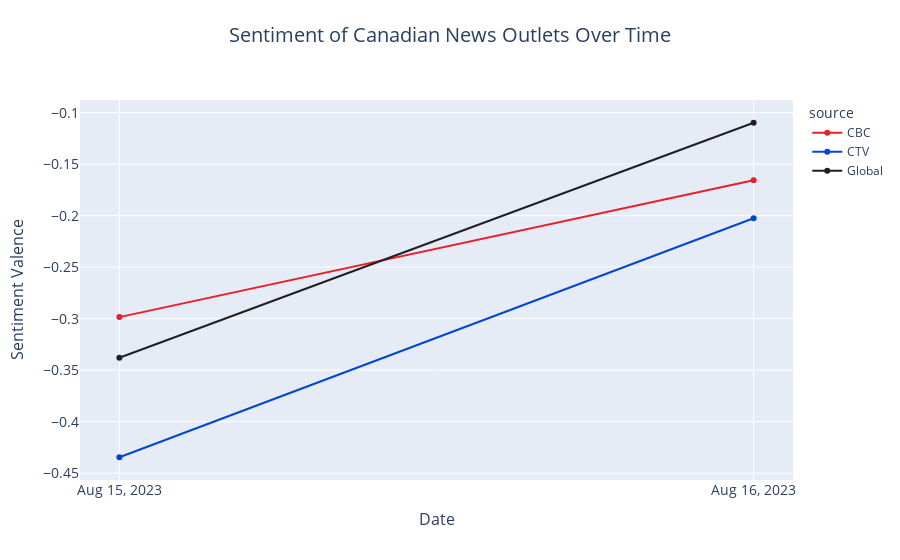

Write notebook code for a chart like this one.
### Code cell
import plotly.express as px

# Assuming you already have your grouped_df_10 defined
fig = px.line(grouped_df_10, x = 'date_str', y = 'chosen_label_val', color = 'source',
              color_discrete_map = {"CBC": "#EC1D2D", "CTV": "#0046D4", "Global": "#231F20"},
              title = "Sentiment Valency over Time", markers = True)

# Updating layout with font sizes and title position
fig.update_layout(
    title = {
        'text': "Sentiment of Canadian News Outlets Over Time",
        'y':0.95,
        'x':0.5,
        'xanchor': 'center',
        'yanchor': 'top',
        'font': {
            'size': 20  # or any desired font size
        }
    },
    xaxis_title = "Date",
    xaxis_title_font_size = 16,  # or any desired font size
    xaxis_tickfont_size = 14,  # or any desired font size
    yaxis_title = "Sentiment Valence",
    yaxis_title_font_size = 16,  # or any desired font size
    yaxis_tickfont_size = 14   # or any desired font size
)

fig.show()

### Figure 1 — Plotly figure (JSON) as saved in the notebook; plotly's stock layout.template omitted (floating-point values rounded to 4 significant figures)
{"data": [{"hovertemplate": "source=CBC<br>date_str=%{x}<br>chosen_label_val=%{y}<extra></extra>", "legendgroup": "CBC", "line": {"color": "#EC1D2D", "dash": "solid"}, "marker": {"symbol": "circle"}, "mode": "lines+markers", "name": "CBC", "orientation": "v", "showlegend": true, "type": "scatter", "x": ["Aug 15, 2023", "Aug 16, 2023"], "xaxis": "x", "y": [-0.2985, -0.1656], "yaxis": "y"}, {"hovertemplate": "source=CTV<br>date_str=%{x}<br>chosen_label_val=%{y}<extra></extra>", "legendgroup": "CTV", "line": {"color": "#0046D4", "dash": "solid"}, "marker": {"symbol": "circle"}, "mode": "lines+markers", "name": "CTV", "orientation": "v", "showlegend": true, "type": "scatter", "x": ["Aug 15, 2023", "Aug 16, 2023"], "xaxis": "x", "y": [-0.4346, -0.2025], "yaxis": "y"}, {"hovertemplate": "source=Global<br>date_str=%{x}<br>chosen_label_val=%{y}<extra></extra>", "legendgroup": "Global", "line": {"color": "#231F20", "dash": "solid"}, "marker": {"symbol": "circle"}, "mode": "lines+markers", "name": "Global", "orientation": "v", "showlegend": true, "type": "scatter", "x": ["Aug 15, 2023", "Aug 16, 2023"], "xaxis": "x", "y": [-0.338, -0.1098], "yaxis": "y"}], "layout": {"legend": {"title": {"text": "source"}, "tracegroupgap": 0}, "title": {"font": {"size": 20}, "text": "Sentiment of Canadian News Outlets Over Time", "x": 0.5, "xanchor": "center", "y": 0.95, "yanchor": "top"}, "xaxis": {"anchor": "y", "domain": [0, 1], "tickfont": {"size": 14}, "title": {"font": {"size": 16}, "text": "Date"}}, "yaxis": {"anchor": "x", "domain": [0, 1], "tickfont": {"size": 14}, "title": {"font": {"size": 16}, "text": "Sentiment Valence"}}}}
